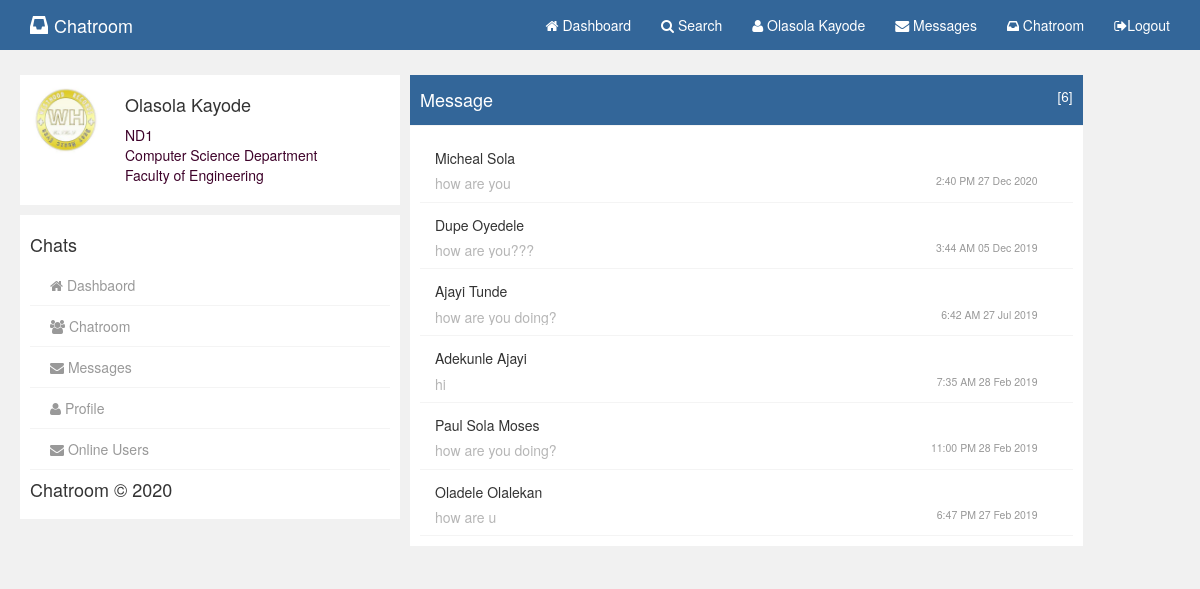
Page /message.php (signed in) on the committed database.
### tables this page shows
CREATE TABLE `users` (
  `id` int(11) NOT NULL,
  `firstname` varchar(200) NOT NULL,
  `othername` varchar(120) NOT NULL,
  `level` varchar(50) NOT NULL,
  `department` varchar(50) NOT NULL,
  `faculty` varchar(50) NOT NULL,
  `email` varchar(200) NOT NULL,
  `password` varchar(50) NOT NULL,
  `dateposted` varchar(50) NOT NULL,
  `profile_pic` varchar(300) NOT NULL DEFAULT 'avatar_2x.png',
  `active` int(11) NOT NULL DEFAULT 1,
  `account_type` varchar(250) NOT NULL DEFAULT 'user'
);

CREATE TABLE `inbox` (
  `id` int(11) NOT NULL,
  `user_id` int(11) NOT NULL,
  `sender_id` int(11) NOT NULL,
  `sender_name` varchar(200) NOT NULL,
  `receiver_name` varchar(250) NOT NULL,
  `message` text NOT NULL,
  `dateposted` varchar(250) NOT NULL,
  `time` varchar(250) NOT NULL
);

### php/session.php (called while the page is built, shortened)
<?php
class AuthUser{
	public function checkAuthUser(){
		if (!empty($_SESSION['user_id'])) {
			return true;
		}
	}
	public function getUserDetails(){
		require 'connect.php';
		$this->user_id = $_SESSION['user_id'];
		$query = "SELECT * FROM users where id='$this->user_id'";
		$result = $winatech->query($query) or die($winatech->error.__LINE__);
		return $rows = mysqli_fetch_array($result);
	}
	public function nameOfUser(){
		return $this->getUserDetails()['firstname']. ' ' . $this->getUserDetails()['othername'];
	}
	public function profile_pic(){
		return $this->getUserDetails()['profile_pic'];
	}
}
$Auth = new AuthUser;

### php/chat.php (called while the page is built, shortened)
<?php
require 'connect.php';
$user_id = $_SESSION['user_id'];
$query = "SELECT * FROM inbox where user_id = '$user_id' or sender_id = '$user_id' ORDER BY time DESC ";
$inbox = $winatech->query($query) or die($winatech->error.__LINE__);
$inboxcount = $inbox->num_rows;

### message.php (the view, shortened to what this page needs)
<?php
require 'php/connect.php';
require 'php/session.php';
require 'php/chat.php';
$Auth->OnlineUsers();
$Auth->logUserOut();
?>
<!DOCTYPE html>
<html>
<head>
</head>
<body>
    <?php require 'pages/nav.php' ?>
    <section class="container-wrap">
        <div class="container wrap">
            <div class="row">
                <div class="col-md-4 col">
                    <?php require 'pages/leftside.php' ?>
                </div>
                <div class="col-md-7 col">
                    <div class="gist-header">
                        <h4>Message <small><span class="pull-right" style="color: #fff">[<?php echo $inboxcount; ?>]</span></small></h4>
                    </div>
                    <div class="gist-status">
                        <?php while($row = $inbox->fetch_assoc()) : ?>
                            <ul>
                                <li>
                                    <?php  if ($row['sender_id'] == $_SESSION['user_id']) : ?>
                                        <a href="chat.php?key=<?php echo md5($Auth->nameofuser())?>&href=<?php echo $row['user_id'] ?>&reciever_id=<?php echo md5($row['sender_id']) ?>&reciever_name=<?php echo $row['sender_name'] ?> ">
                                            <div class="media" style="margin-left: -20px;">
                                                <div class="media-body" >
                                                    <div class="follow-head" style="margin-top: -5px;">
                                                        <div class="col-sm-12">
                                                            <h5><?php echo $row['sender_name'] ?></h5>
                                                            <h5 class="text-left text-muted status-text" style="color: #b6b6b6"><?php echo $row['message'] ?> <small class="pull-right"><?php echo $row['dateposted'] ?> </small></h5>
                                                        </div>
                                                    </div>
                                                </div>
                                            </div>
                                        </a>
                                    <?php else : ?>
                                        <a href="chat.php?key=<?php echo md5($Auth->nameofuser())?>&href=<?php echo $row['sender_id'] ?>&reciever_id=<?php echo md5($row['sender_id']) ?>&reciever_name=<?php echo $row['sender_name'] ?> ">
                                            <div class="media" style="margin-left: -20px; overflow: hidden;">
                                                <div class="media-body" >
                                                    <div class="follow-head" style="margin-top: -5px;">
                                                        <div class="col-sm-12">
                                                            <h5><?php echo $row['receiver_name'] ?> </h5>
                                                            <h5 class="text-left text-muted status-text" style="color: #b6b6b6"><?php echo $row['message'] ?> <small class="pull-right"><?php echo $row['dateposted'] ?> </small></h5>
                                                        </div>
                                                    </div>
                                                </div>
                                            </div>
                                        </a>
                                    <?php endif ?>
                                </li>
                            </ul>
                        <?php endwhile ?>
                    </div>
                </div>
            </div>
        </div>
    </section>
</body>
</html>

### pages/nav.php (shortened to what this page needs)
<?php $appname = "Chatroom" ?>
<nav class="navbar navbar-inverse navbar-fixed-top navbar-top">
    <div class="container">
        <div class="navbar-header">
            <?php if($Auth->checkAuthUser()) :?>
                <a class="navbar-brand navbar-link" href="dashboard.php"><i class="glyphicon glyphicon-inbox"></i><?php echo $appname ?></a>
            <?php elseif(!$Auth->checkAuthUser()) : ?>
                 <a class="navbar-brand navbar-link" href="index.php"><i class="glyphicon glyphicon-inbox"></i><?php echo $appname ?></a>
            <?php endif ?>
        </div>
        <div class="collapse navbar-collapse" id="navcol-1">
            <ul class="nav navbar-nav navbar-right">
                <?php if($Auth->checkAuthUser()) :?>
                    <li role="presentation"><a href="dashboard.php"><i class="fa fa-home"></i> Dashboard </a></li>
                    <li role="presentation"><a href="search.php"><i class="fa fa-search"></i> Search</a></li>
                    <li role="presentation"><a href="profile.php?user_id=<?php echo $Auth->getUserDetails()['id'] ?>&key=<?php echo md5($Auth->nameOfUser()) ?>"><i class="fa fa-user"></i> <?php echo ($Auth->nameOfUser()) ?> </a></li>
                    <li role="presentation"><a href="message.php"><i class="fa fa-envelope"></i> Messages </a></li>
                    <li role="presentation"><a href="chatroom.php?Chatroom=<?php echo $Auth->getUserDetails()['department'] ?>&key=<?php echo md5($Auth->getUserDetails()['department']) ?>&chat_type=room"><i class="fa fa-inbox"></i> Chatroom </a></li>
                    <li role="presentation"><a href="logout.php"><i class="fa fa-sign-out"></i>Logout </a></li>
                <?php elseif(!$Auth->checkAuthUser()) : ?>
                    <li class="active" role="presentation"><a href="login.php"><i class="fa fa-sign-in"></i> Login </a></li>
                    <li role="presentation"><a href="register.php"><i class="fa fa-user-plus"></i> Sign up</a></li>
                <?php endif ?>
            </ul>
        </div>
    </div>
</nav>

### pages/leftside.php
<div class="gist-status">
    <div class="media status-head">
        <div class="media-left">
            <a><img class="img-circle status-image" src="images/profile_pic/<?php echo $Auth->profile_pic() ?>" width="70" height="70"></a>
        </div>
        <div class="media-body">
            <div class="follow-head">
                <div class="col-sm-12">
                    <h4><?php echo ($Auth->nameOfUser()) ?> </h4>
                    <p class="text-left text-muted status-text"><?php echo $Auth->getUserDetails()['level'] ?></p>
                    <p class="text-left text-muted status-text"><?php echo $Auth->getUserDetails()['department'] ?> Department</p>
                    <p class="text-left text-muted status-text">Faculty of <?php echo $Auth->getUserDetails()['faculty'] ?></p>
                </div>
            </div>
        </div>
    </div>
</div>
<div class="gist-status">
    <ul>
        <h4>Chats</h4>
        <a href="dashboard.php"><li><i class="fa fa-home"></i> Dashbaord</li></a>
        <a href="chatroom.php?Chatroom=<?php echo $Auth->getUserDetails()['department'] ?>&key=<?php echo md5($Auth->getUserDetails()['department']) ?>&chat_type=room"><li><i class="fa fa-users"></i> Chatroom</li></a>
        <a href="message.php"><li><i class="fa fa-envelope"></i> Messages</li> </a>
        <a href="profile.php?user_id=<?php echo $Auth->getUserDetails()['id'] ?>&key=<?php echo md5($Auth->nameOfUser()) ?>"><li><i class="fa fa-user"></i> Profile</li> </a>
        <a href="online.php"><li><i class="fa fa-envelope"></i> Online Users</li> </a>
    </ul>
    <h4><?php echo $appname ?> © <?php echo date('Y') ?></h4>
</div>

### assets/css/user.css (style rules this page uses)
body { background:rgb(241,241,241); }
.container-wrap { margin-top: 70px; }
.navbar { margin-bottom:0; border:none; }
.navbar-brand .glyphicon { margin-right:6px; }
ul.nav.navbar-nav.navbar-right li a { color: #fff; }
.navbar-top { background:#336699; color:#fff; }
a.navbar-brand.navbar-link { color:#fff; }
ul.nav.navbar-nav.navbar-right { color:#fff; }
.nav li { color:#fff; margin: 0 auto; }
.col { padding:5px; }
div.media.status-head { margin-bottom:10px; }
.status-text { padding:0px; margin-bottom:0px; color:#3e022a; }
.gist-status { padding:10px; background:#fff; margin-bottom: 10px; }
.status-image { padding:0px; }
.follow-head { overflow:hidden; }
.gist-status ul { margin: 0px; padding: 0px; }
.gist-status ul a { text-decoration: none; }
.gist-status ul li { list-style: none; color: #999; border-bottom: 1px solid #f4f4f4; padding: 10px 20px; }
.gist-header { padding: 5px 10px; border-bottom: 1px solid #f4f4f4; background: #336699; color: #fff; }
.gist-header h4 { color: #fff; }

### rows in the picture
users: $Auth->nameOfUser() "Olasola Kayode", profile_pic (picture), level "ND1", department "Computer Science", faculty "Engineering"
inbox: receiver_name "Micheal Sola", message "how are you", dateposted "2:40 PM 27 Dec 2020"
inbox: receiver_name "Dupe Oyedele", message "how are you???", dateposted "3:44 AM 05 Dec 2019"
inbox: receiver_name "Ajayi Tunde", message "how are you doing?", dateposted "6:42 AM 27 Jul 2019"
inbox: receiver_name "Adekunle Ajayi", message "hi", dateposted "7:35 AM 28 Feb 2019"
inbox: receiver_name "Paul Sola Moses", message "how are you doing?", dateposted "11:00 PM 28 Feb 2019"
inbox: receiver_name "Oladele Olalekan", message "how are u", dateposted "6:47 PM 27 Feb 2019"

### other values in the picture
$appname "Chatroom"
$inboxcount "6"
